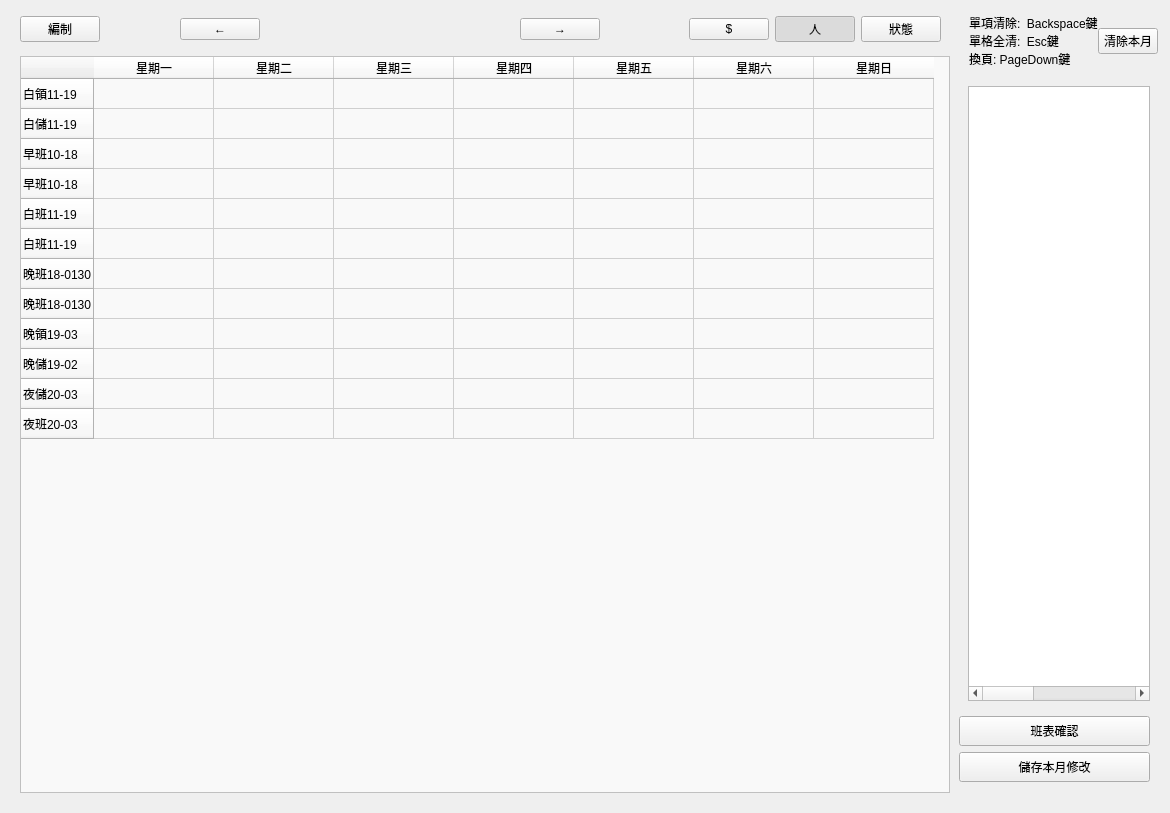
<?xml version="1.0" encoding="UTF-8"?>
<ui version="4.0">
 <class>LayerSchedule</class>
 <widget class="QWidget" name="LayerSchedule">
  <property name="geometry">
   <rect>
    <x>0</x>
    <y>0</y>
    <width>1170</width>
    <height>813</height>
   </rect>
  </property>
  <property name="windowTitle">
   <string>Form</string>
  </property>
  <layout class="QGridLayout" name="gridLayout">
   <property name="spacing">
    <number>0</number>
   </property>
   <item row="0" column="0">
    <widget class="QWidget" name="widget" native="true">
     <property name="minimumSize">
      <size>
       <width>0</width>
       <height>36</height>
      </size>
     </property>
     <property name="maximumSize">
      <size>
       <width>16777215</width>
       <height>36</height>
      </size>
     </property>
     <layout class="QHBoxLayout" name="horizontalLayout">
      <property name="leftMargin">
       <number>9</number>
      </property>
      <property name="topMargin">
       <number>2</number>
      </property>
      <property name="rightMargin">
       <number>9</number>
      </property>
      <property name="bottomMargin">
       <number>2</number>
      </property>
      <item>
       <widget class="QPushButton" name="btnHeader">
        <property name="text">
         <string>編制</string>
        </property>
       </widget>
      </item>
      <item>
       <spacer name="horizontalSpacer_4">
        <property name="orientation">
         <enum>Qt::Horizontal</enum>
        </property>
        <property name="sizeHint" stdset="0">
         <size>
          <width>40</width>
          <height>20</height>
         </size>
        </property>
       </spacer>
      </item>
      <item>
       <widget class="QPushButton" name="btnPre">
        <property name="minimumSize">
         <size>
          <width>40</width>
          <height>0</height>
         </size>
        </property>
        <property name="text">
         <string>←</string>
        </property>
       </widget>
      </item>
      <item>
       <spacer name="horizontalSpacer">
        <property name="orientation">
         <enum>Qt::Horizontal</enum>
        </property>
        <property name="sizeHint" stdset="0">
         <size>
          <width>40</width>
          <height>20</height>
         </size>
        </property>
       </spacer>
      </item>
      <item>
       <widget class="QLabel" name="lbTitle">
        <property name="minimumSize">
         <size>
          <width>100</width>
          <height>0</height>
         </size>
        </property>
        <property name="styleSheet">
         <string notr="true">font: 900 24px &quot;Arial Black&quot;;</string>
        </property>
        <property name="text">
         <string/>
        </property>
       </widget>
      </item>
      <item>
       <spacer name="horizontalSpacer_3">
        <property name="orientation">
         <enum>Qt::Horizontal</enum>
        </property>
        <property name="sizeHint" stdset="0">
         <size>
          <width>40</width>
          <height>20</height>
         </size>
        </property>
       </spacer>
      </item>
      <item>
       <widget class="QPushButton" name="btnNext">
        <property name="minimumSize">
         <size>
          <width>40</width>
          <height>0</height>
         </size>
        </property>
        <property name="text">
         <string>→</string>
        </property>
       </widget>
      </item>
      <item>
       <spacer name="horizontalSpacer_2">
        <property name="orientation">
         <enum>Qt::Horizontal</enum>
        </property>
        <property name="sizeHint" stdset="0">
         <size>
          <width>40</width>
          <height>20</height>
         </size>
        </property>
       </spacer>
      </item>
      <item>
       <widget class="QWidget" name="wKind" native="true">
        <property name="minimumSize">
         <size>
          <width>200</width>
          <height>0</height>
         </size>
        </property>
        <layout class="QHBoxLayout" name="horizontalLayout_2">
         <property name="topMargin">
          <number>2</number>
         </property>
         <property name="bottomMargin">
          <number>2</number>
         </property>
         <item>
          <widget class="QPushButton" name="btnCost">
           <property name="minimumSize">
            <size>
             <width>40</width>
             <height>0</height>
            </size>
           </property>
           <property name="styleSheet">
            <string notr="true"/>
           </property>
           <property name="text">
            <string>$</string>
           </property>
           <property name="checkable">
            <bool>true</bool>
           </property>
           <property name="checked">
            <bool>false</bool>
           </property>
          </widget>
         </item>
         <item>
          <widget class="QPushButton" name="btnName">
           <property name="minimumSize">
            <size>
             <width>40</width>
             <height>0</height>
            </size>
           </property>
           <property name="styleSheet">
            <string notr="true"/>
           </property>
           <property name="text">
            <string>人</string>
           </property>
           <property name="checkable">
            <bool>true</bool>
           </property>
           <property name="checked">
            <bool>true</bool>
           </property>
          </widget>
         </item>
         <item>
          <widget class="QPushButton" name="btnStatus">
           <property name="minimumSize">
            <size>
             <width>40</width>
             <height>0</height>
            </size>
           </property>
           <property name="styleSheet">
            <string notr="true"/>
           </property>
           <property name="text">
            <string>狀態</string>
           </property>
           <property name="checkable">
            <bool>true</bool>
           </property>
           <property name="checked">
            <bool>false</bool>
           </property>
          </widget>
         </item>
        </layout>
       </widget>
      </item>
     </layout>
    </widget>
   </item>
   <item row="1" column="0" rowspan="2">
    <widget class="QWidget" name="wBg" native="true">
     <layout class="QGridLayout" name="gridLayout_2">
      <property name="leftMargin">
       <number>0</number>
      </property>
      <property name="topMargin">
       <number>0</number>
      </property>
      <property name="rightMargin">
       <number>0</number>
      </property>
      <property name="bottomMargin">
       <number>0</number>
      </property>
      <property name="spacing">
       <number>0</number>
      </property>
      <item row="0" column="0">
       <widget class="QWidget" name="stack" native="true">
        <property name="minimumSize">
         <size>
          <width>0</width>
          <height>40</height>
         </size>
        </property>
        <property name="styleSheet">
         <string notr="true">QSpinBox::up-button,QSpinBox::down-button
{
	width:0px;
}</string>
        </property>
        <layout class="QGridLayout" name="gridLayout_5">
         <item row="0" column="0">
          <widget class="QTableWidget" name="tb0">
           <property name="styleSheet">
            <string notr="true">background-color: rgb(249, 249, 249);</string>
           </property>
           <property name="editTriggers">
            <set>QAbstractItemView::NoEditTriggers</set>
           </property>
           <property name="selectionMode">
            <enum>QAbstractItemView::ExtendedSelection</enum>
           </property>
           <property name="showGrid">
            <bool>true</bool>
           </property>
           <attribute name="horizontalHeaderCascadingSectionResizes">
            <bool>false</bool>
           </attribute>
           <attribute name="horizontalHeaderDefaultSectionSize">
            <number>120</number>
           </attribute>
           <attribute name="horizontalHeaderShowSortIndicator" stdset="0">
            <bool>false</bool>
           </attribute>
           <attribute name="horizontalHeaderStretchLastSection">
            <bool>false</bool>
           </attribute>
           <row>
            <property name="text">
             <string>白領11-19</string>
            </property>
           </row>
           <row>
            <property name="text">
             <string>白儲11-19</string>
            </property>
           </row>
           <row>
            <property name="text">
             <string>早班10-18</string>
            </property>
           </row>
           <row>
            <property name="text">
             <string>早班10-18</string>
            </property>
           </row>
           <row>
            <property name="text">
             <string>白班11-19</string>
            </property>
           </row>
           <row>
            <property name="text">
             <string>白班11-19</string>
            </property>
           </row>
           <row>
            <property name="text">
             <string>晚班18-0130</string>
            </property>
           </row>
           <row>
            <property name="text">
             <string>晚班18-0130</string>
            </property>
           </row>
           <row>
            <property name="text">
             <string>晚領19-03</string>
            </property>
           </row>
           <row>
            <property name="text">
             <string>晚儲19-02</string>
            </property>
           </row>
           <row>
            <property name="text">
             <string>夜儲20-03</string>
            </property>
           </row>
           <row>
            <property name="text">
             <string>夜班20-03</string>
            </property>
           </row>
           <column>
            <property name="text">
             <string>星期一</string>
            </property>
           </column>
           <column>
            <property name="text">
             <string>星期二</string>
            </property>
           </column>
           <column>
            <property name="text">
             <string>星期三</string>
            </property>
           </column>
           <column>
            <property name="text">
             <string>星期四</string>
            </property>
           </column>
           <column>
            <property name="text">
             <string>星期五</string>
            </property>
           </column>
           <column>
            <property name="text">
             <string>星期六</string>
            </property>
           </column>
           <column>
            <property name="text">
             <string>星期日</string>
            </property>
           </column>
          </widget>
         </item>
        </layout>
       </widget>
      </item>
     </layout>
    </widget>
   </item>
   <item row="0" column="1" rowspan="3">
    <widget class="QWidget" name="widget_2" native="true">
     <property name="minimumSize">
      <size>
       <width>200</width>
       <height>0</height>
      </size>
     </property>
     <property name="maximumSize">
      <size>
       <width>200</width>
       <height>16777215</height>
      </size>
     </property>
     <layout class="QGridLayout" name="gridLayout_7">
      <property name="leftMargin">
       <number>0</number>
      </property>
      <property name="topMargin">
       <number>0</number>
      </property>
      <property name="rightMargin">
       <number>0</number>
      </property>
      <property name="bottomMargin">
       <number>20</number>
      </property>
      <item row="0" column="0" colspan="2">
       <widget class="QWidget" name="wFn" native="true">
        <property name="minimumSize">
         <size>
          <width>0</width>
          <height>60</height>
         </size>
        </property>
        <property name="styleSheet">
         <string notr="true">font: 12px &quot;Microsoft JhengHei UI&quot;;</string>
        </property>
        <layout class="QGridLayout" name="gridLayout_4">
         <property name="leftMargin">
          <number>10</number>
         </property>
         <property name="topMargin">
          <number>0</number>
         </property>
         <property name="rightMargin">
          <number>10</number>
         </property>
         <property name="bottomMargin">
          <number>0</number>
         </property>
         <property name="spacing">
          <number>0</number>
         </property>
         <item row="0" column="0" colspan="3">
          <widget class="QLabel" name="lbFn">
           <property name="text">
            <string>單項清除:  Backspace鍵 
單格全清:  Esc鍵
換頁: PageDown鍵</string>
           </property>
          </widget>
         </item>
         <item row="0" column="3">
          <widget class="QPushButton" name="btnScheduleClear">
           <property name="minimumSize">
            <size>
             <width>60</width>
             <height>0</height>
            </size>
           </property>
           <property name="maximumSize">
            <size>
             <width>100</width>
             <height>16777215</height>
            </size>
           </property>
           <property name="text">
            <string>清除本月</string>
           </property>
          </widget>
         </item>
        </layout>
       </widget>
      </item>
      <item row="3" column="0">
       <widget class="QPushButton" name="btnSave">
        <property name="minimumSize">
         <size>
          <width>0</width>
          <height>30</height>
         </size>
        </property>
        <property name="text">
         <string>儲存本月修改</string>
        </property>
       </widget>
      </item>
      <item row="1" column="0">
       <widget class="QStackedWidget" name="stackRight">
        <property name="minimumSize">
         <size>
          <width>200</width>
          <height>0</height>
         </size>
        </property>
        <property name="maximumSize">
         <size>
          <width>120</width>
          <height>16777215</height>
         </size>
        </property>
        <property name="focusPolicy">
         <enum>Qt::NoFocus</enum>
        </property>
        <property name="currentIndex">
         <number>1</number>
        </property>
        <widget class="QWidget" name="rPageCost">
         <layout class="QGridLayout" name="gridLayout_6">
          <item row="0" column="0">
           <widget class="QGroupBox" name="groupBox_2">
            <layout class="QVBoxLayout" name="verticalLayout">
             <item>
              <widget class="QLabel" name="label_2">
               <property name="minimumSize">
                <size>
                 <width>0</width>
                 <height>24</height>
                </size>
               </property>
               <property name="maximumSize">
                <size>
                 <width>16777215</width>
                 <height>24</height>
                </size>
               </property>
               <property name="text">
                <string/>
               </property>
              </widget>
             </item>
             <item>
              <widget class="QPushButton" name="btn0">
               <property name="minimumSize">
                <size>
                 <width>0</width>
                 <height>30</height>
                </size>
               </property>
               <property name="text">
                <string>800</string>
               </property>
              </widget>
             </item>
             <item>
              <widget class="QPushButton" name="btn1">
               <property name="minimumSize">
                <size>
                 <width>0</width>
                 <height>30</height>
                </size>
               </property>
               <property name="text">
                <string>900</string>
               </property>
              </widget>
             </item>
             <item>
              <widget class="QPushButton" name="btn2">
               <property name="minimumSize">
                <size>
                 <width>0</width>
                 <height>30</height>
                </size>
               </property>
               <property name="text">
                <string>1000</string>
               </property>
              </widget>
             </item>
             <item>
              <widget class="QPushButton" name="btn3">
               <property name="minimumSize">
                <size>
                 <width>0</width>
                 <height>30</height>
                </size>
               </property>
               <property name="text">
                <string>1100</string>
               </property>
              </widget>
             </item>
             <item>
              <widget class="QPushButton" name="btn4">
               <property name="minimumSize">
                <size>
                 <width>0</width>
                 <height>30</height>
                </size>
               </property>
               <property name="text">
                <string>1200</string>
               </property>
              </widget>
             </item>
             <item>
              <widget class="QPushButton" name="btn5">
               <property name="minimumSize">
                <size>
                 <width>0</width>
                 <height>30</height>
                </size>
               </property>
               <property name="text">
                <string>1300</string>
               </property>
              </widget>
             </item>
             <item>
              <widget class="QPushButton" name="btn6">
               <property name="minimumSize">
                <size>
                 <width>0</width>
                 <height>30</height>
                </size>
               </property>
               <property name="text">
                <string>1400</string>
               </property>
              </widget>
             </item>
             <item>
              <widget class="QPushButton" name="btn7">
               <property name="minimumSize">
                <size>
                 <width>0</width>
                 <height>30</height>
                </size>
               </property>
               <property name="text">
                <string>1500</string>
               </property>
              </widget>
             </item>
             <item>
              <widget class="QPushButton" name="btn8">
               <property name="minimumSize">
                <size>
                 <width>0</width>
                 <height>30</height>
                </size>
               </property>
               <property name="text">
                <string>1600</string>
               </property>
              </widget>
             </item>
             <item>
              <widget class="QPushButton" name="btn9">
               <property name="minimumSize">
                <size>
                 <width>0</width>
                 <height>30</height>
                </size>
               </property>
               <property name="text">
                <string>1700</string>
               </property>
              </widget>
             </item>
            </layout>
           </widget>
          </item>
          <item row="1" column="0">
           <widget class="QGroupBox" name="groupBox_3">
            <property name="sizePolicy">
             <sizepolicy hsizetype="Preferred" vsizetype="Fixed">
              <horstretch>0</horstretch>
              <verstretch>0</verstretch>
             </sizepolicy>
            </property>
            <layout class="QVBoxLayout" name="verticalLayout_2">
             <item>
              <widget class="QComboBox" name="cb"/>
             </item>
             <item>
              <widget class="QLineEdit" name="txt"/>
             </item>
             <item>
              <widget class="QPushButton" name="btnChangeBtn">
               <property name="text">
                <string>更改</string>
               </property>
              </widget>
             </item>
             <item>
              <spacer name="verticalSpacer">
               <property name="orientation">
                <enum>Qt::Vertical</enum>
               </property>
               <property name="sizeHint" stdset="0">
                <size>
                 <width>20</width>
                 <height>40</height>
                </size>
               </property>
              </spacer>
             </item>
            </layout>
           </widget>
          </item>
         </layout>
        </widget>
        <widget class="QWidget" name="rPageUser">
         <layout class="QGridLayout" name="gridLayout_3">
          <item row="0" column="0">
           <widget class="QTableWidget" name="tbUserList">
            <property name="editTriggers">
             <set>QAbstractItemView::NoEditTriggers</set>
            </property>
            <attribute name="horizontalHeaderVisible">
             <bool>false</bool>
            </attribute>
            <attribute name="horizontalHeaderDefaultSectionSize">
             <number>115</number>
            </attribute>
            <attribute name="horizontalHeaderStretchLastSection">
             <bool>true</bool>
            </attribute>
            <attribute name="verticalHeaderVisible">
             <bool>false</bool>
            </attribute>
            <column>
             <property name="text">
              <string>Sid</string>
             </property>
            </column>
            <column>
             <property name="text">
              <string>Name</string>
             </property>
            </column>
            <column>
             <property name="text">
              <string>Cost</string>
             </property>
            </column>
           </widget>
          </item>
         </layout>
        </widget>
        <widget class="QWidget" name="rPageStatus">
         <layout class="QVBoxLayout" name="verticalLayout_3">
          <property name="spacing">
           <number>0</number>
          </property>
          <property name="leftMargin">
           <number>0</number>
          </property>
          <property name="topMargin">
           <number>0</number>
          </property>
          <property name="rightMargin">
           <number>0</number>
          </property>
          <property name="bottomMargin">
           <number>0</number>
          </property>
          <item>
           <widget class="ItemScheduleStatus" name="itemStatus" native="true"/>
          </item>
          <item>
           <widget class="QWidget" name="widget_6" native="true"/>
          </item>
         </layout>
        </widget>
       </widget>
      </item>
      <item row="2" column="0">
       <widget class="QPushButton" name="btnSchedulCheck">
        <property name="minimumSize">
         <size>
          <width>0</width>
          <height>30</height>
         </size>
        </property>
        <property name="text">
         <string>班表確認</string>
        </property>
       </widget>
      </item>
     </layout>
    </widget>
   </item>
  </layout>
 </widget>
 <customwidgets>
  <customwidget>
   <class>ItemScheduleStatus</class>
   <extends>QWidget</extends>
   <header>ItemScheduleStatus.h</header>
   <container>1</container>
  </customwidget>
 </customwidgets>
 <resources/>
 <connections/>
</ui>
